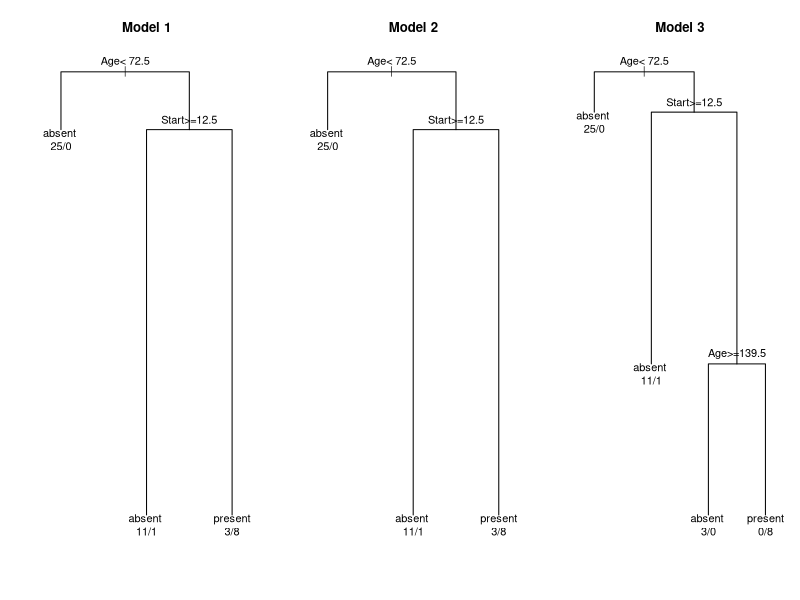

Here is the R script that generated this plot:
###################################################################################
## This code is part of Data Science Dojo's bootcamp
## Copyright (C) 2015

## Objective: Machine learning of Kyphosis classification with decision tree
## Data source: kyphosis data set in "rpart" package
## Please install "rpart" package: install.packages("rpart")
###################################################################################

## load the library
library(rpart)

## DATA EXPLORATION
## load the kyphosis data
data(kyphosis)
## explore the data set
str(kyphosis)
dim(kyphosis)

## BUILD MODEL 1
## randomly choose 60% of the data set as training data
set.seed(17)
random.rows.train <- sample(1:nrow(kyphosis), 0.6*nrow(kyphosis), replace=F)
kyphosis.train <- kyphosis[random.rows.train,]
dim(kyphosis.train)
## select the other 40% as the testing data
random.rows.test <- setdiff(1:nrow(kyphosis),random.rows.train)
kyphosis.test <- kyphosis[random.rows.test,]
dim(kyphosis.test)
## fitting decision model on training set
set.seed(102)
kyphosis.model1 <- rpart(Kyphosis ~ Age + Number + Start, data = kyphosis.train)

## MODEL 1 EVALUATION
## make prediction using decision model
kyphosis.test.predictions1 <- predict(kyphosis.model1, kyphosis.test, type = "class")
## extract out the observations in testing set
kyphosis.test.observations <- kyphosis.test[,1]
## show the confusion matrix
confusion.matrix1 <- table(kyphosis.test.predictions1, kyphosis.test.observations)
confusion.matrix1
error1 <- 1 - sum(diag(confusion.matrix1)) / sum(confusion.matrix1)
error1

## BUILD MODEL 2
table(kyphosis.train$Kyphosis)
## fitting decision model on training set
set.seed(102)
kyphosis.model2 <- rpart(Kyphosis ~ Age + Number + Start, data = kyphosis.train, parms = list(split = "information"))

## MODEL 2 EVALUATION
## make prediction using decision model
kyphosis.test.predictions2 <- predict(kyphosis.model2, kyphosis.test, type = "class")
## show the confusion matrix
confusion.matrix2 <- table(kyphosis.test.predictions2, kyphosis.test.observations)
confusion.matrix2
error2 <- 1 - sum(diag(confusion.matrix2)) / sum(confusion.matrix2)
error2

## BUILD MODEL 3
## fitting decision model on training set
set.seed(102)
kyphosis.model3 <- rpart(Kyphosis ~ Age + Number + Start, data = kyphosis.train, control = rpart.control(cp = 0.1, minsplit = 10))

## MODEL 3 EVALUATION
## make prediction using decision model
kyphosis.test.predictions3 <- predict(kyphosis.model3, kyphosis.test, type = "class")
## show the confusion matrix
confusion.matrix3 <- table(kyphosis.test.predictions3, kyphosis.test.observations)
confusion.matrix3
error3 <- 1 - sum(diag(confusion.matrix3)) / sum(confusion.matrix3)
error3

## VISUALIZE THE THREE MODELS
par(mfrow = c(1,3), xpd = TRUE)
plot(kyphosis.model1)
title(main = "Model 1")
text(kyphosis.model1, use.n = TRUE)
plot(kyphosis.model2)
title(main = "Model 2")
text(kyphosis.model2, use.n = TRUE)
plot(kyphosis.model3)
title(main = "Model 3")
text(kyphosis.model3, use.n = TRUE)

## EXERCISE
## Several parameters of rpart function can be used to tune the tree. Some parameters used in the above 3 models are:
## parms = list(split = "information"))
## rpart.control(cp = 0.1, minsplit = 10)
## Check out the mannual of rpart at http://cran.r-project.org/web/packages/rpart/rpart.pdf. Fine-tune the paramters, could you build a better decision tree model with less error?
